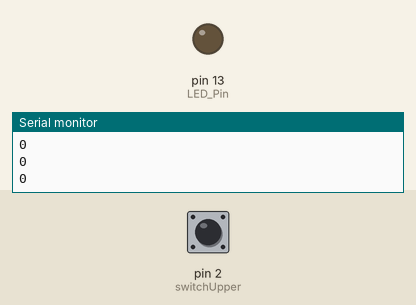
Recording of a sketch running on a simulated Arduino Uno, built with avr-gcc and run on an emulated ATmega328P. On the bench: output pins drawn as LEDs (lit = HIGH), the last lines printed to the serial monitor. The inputs (shaded band) are chosen by the test bench; at power-on: pin 2 (switchUpper) HIGH.

Above: at 1.2 s.
1.3 s: pin 2 (switchUpper) pulled LOW for 0.15 s
At 3.5 s:
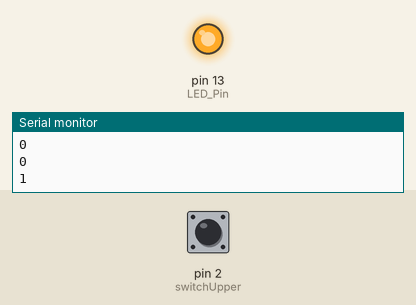
Timing chart, 0 to 9.9 s (numbered marks = the images above; inputs shaded):
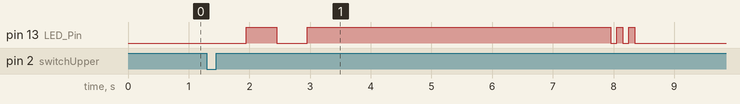

The sketch:

LED_Switch_Interrupt_Test_2.ino
```cpp
//Pin Deffinitions
int switchUpper = 2;
int LED_Pin = 13 ;

// Global Variables

volatile int switch_Upper_Flag;
int flashCounter = 0;


void setup() {
  // put your setup code here, to run once:
  pinMode(LED_Pin, OUTPUT);
  digitalWrite(LED_Pin, LOW);   // turn the LED on (HIGH is the voltage level)
  pinMode(switchUpper, INPUT_PULLUP);
  Serial.begin(9600);
  attachInterrupt(digitalPinToInterrupt(2), ISR_switchUpper, RISING);
  digitalWrite(LED_Pin, HIGH);
}


void loop() {  //this is the part that causes the flashing
  // put your main code here, to run repeatedly:


  if (switch_Upper_Flag == LOW) {
    digitalWrite(LED_Pin, LOW);
    //Serial.print("low");
  }
  else {


    digitalWrite(LED_Pin, LOW);
    delay(500);
    digitalWrite(LED_Pin, HIGH);
    delay(500);
    digitalWrite(LED_Pin, LOW);
    delay(500);
    digitalWrite(LED_Pin, HIGH);
    delay(5000);
    digitalWrite(LED_Pin, LOW);
    delay(100);
    digitalWrite(LED_Pin, HIGH);
    delay(100);
    digitalWrite(LED_Pin, LOW);
    delay(100);
    digitalWrite(LED_Pin, HIGH);
    delay(100);
    Serial.print("high");

    Serial.println(digitalRead(switch_Upper_Flag));
    switch_Upper_Flag = LOW;
  }
  Serial.println(switch_Upper_Flag);
}

void ISR_switchUpper() {
  switch_Upper_Flag = HIGH;
  Serial.println(switch_Upper_Flag);
}
```

Measured:
- after the input at 1.3 s, pin 13 (LED_Pin): LOW → HIGH after 0.65 s, → LOW 0.50 s later, → HIGH 0.50 s later, → LOW 5.0 s later, … (8 changes in this stretch)
